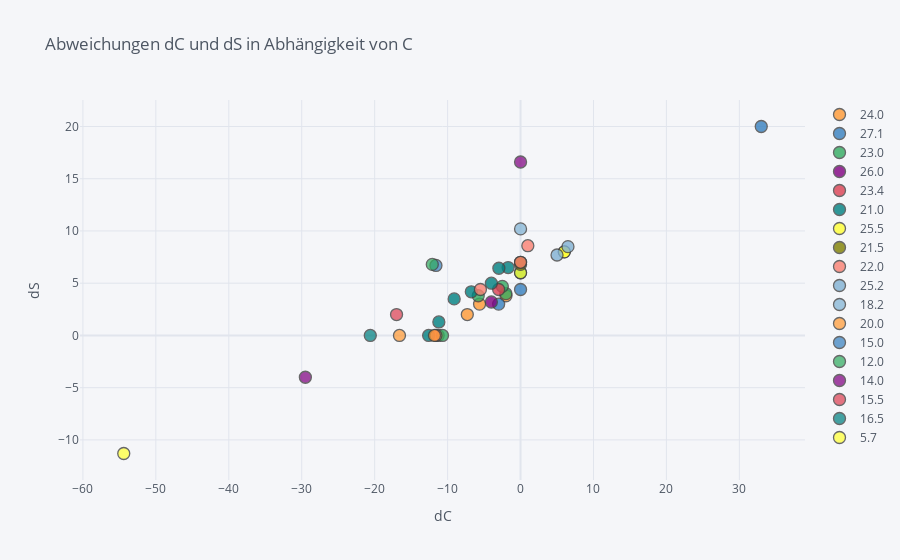

The notebook cell this image was saved under:
### Code cell
df.iplot(
x='dC',
y='dS',
# Specify the category
categories='C',
xTitle='dC',
yTitle='dS',
title='Abweichungen dC und dS in Abhängigkeit von C')
plt.show()

### Figure 1 — Plotly figure (JSON) as saved in the notebook; plotly's stock layout.template omitted (floating-point values rounded to 4 significant figures)
{"data": [{"marker": {"color": "rgba(255, 153, 51, 1.0)", "line": {"width": 1.3}, "opacity": 0.8, "size": 12, "symbol": "circle"}, "mode": "markers", "name": "24.0", "textfont": {"color": "#4D5663"}, "type": "scatter", "x": [-2.0, -5.62, -7.3, -11.3], "y": [3.8, 3.0, 2.0, 0.0]}, {"marker": {"color": "rgba(55, 128, 191, 1.0)", "line": {"width": 1.3}, "opacity": 0.8, "size": 12, "symbol": "circle"}, "mode": "markers", "name": "27.1", "textfont": {"color": "#4D5663"}, "type": "scatter", "x": [-3.0, 0.0, 33.0], "y": [3.0, 4.4, 20.0]}, {"marker": {"color": "rgba(50, 171, 96, 1.0)", "line": {"width": 1.3}, "opacity": 0.8, "size": 12, "symbol": "circle"}, "mode": "markers", "name": "23.0", "textfont": {"color": "#4D5663"}, "type": "scatter", "x": [-2.0, -2.5, -5.8, -10.7], "y": [4.0, 4.7, 3.8, 0.0]}, {"marker": {"color": "rgba(128, 0, 128, 1.0)", "line": {"width": 1.3}, "opacity": 0.8, "size": 12, "symbol": "circle"}, "mode": "markers", "name": "26.0", "textfont": {"color": "#4D5663"}, "type": "scatter", "x": [-4.0], "y": [3.2]}, {"marker": {"color": "rgba(219, 64, 82, 1.0)", "line": {"width": 1.3}, "opacity": 0.8, "size": 12, "symbol": "circle"}, "mode": "markers", "name": "23.4", "textfont": {"color": "#4D5663"}, "type": "scatter", "x": [-3.0], "y": [4.4]}, {"marker": {"color": "rgba(0, 128, 128, 1.0)", "line": {"width": 1.3}, "opacity": 0.8, "size": 12, "symbol": "circle"}, "mode": "markers", "name": "21.0", "textfont": {"color": "#4D5663"}, "type": "scatter", "x": [0.0, -4.0, -1.7, -2.97, -6.75, -9.1, -11.2, -12.6], "y": [6.0, 5.0, 6.5, 6.43, 4.18, 3.5, 1.29, 0.0]}, {"marker": {"color": "rgba(255, 255, 51, 1.0)", "line": {"width": 1.3}, "opacity": 0.8, "size": 12, "symbol": "circle"}, "mode": "markers", "name": "25.5", "textfont": {"color": "#4D5663"}, "type": "scatter", "x": [0.0, 6.0, 6.0], "y": [6.0, 8.0, 8.0]}, {"marker": {"color": "rgba(128, 128, 0, 1.0)", "line": {"width": 1.3}, "opacity": 0.8, "size": 12, "symbol": "circle"}, "mode": "markers", "name": "21.5", "textfont": {"color": "#4D5663"}, "type": "scatter", "x": [0.0, 0.0], "y": [6.8, 7.0]}, {"marker": {"color": "rgba(251, 128, 114, 1.0)", "line": {"width": 1.3}, "opacity": 0.8, "size": 12, "symbol": "circle"}, "mode": "markers", "name": "22.0", "textfont": {"color": "#4D5663"}, "type": "scatter", "x": [0.0, -5.5, 1.0, -11.6], "y": [7.0, 4.4, 8.59, 0.0]}, {"marker": {"color": "rgba(128, 177, 211, 1.0)", "line": {"width": 1.3}, "opacity": 0.8, "size": 12, "symbol": "circle"}, "mode": "markers", "name": "25.2", "textfont": {"color": "#4D5663"}, "type": "scatter", "x": [5.0, 6.5], "y": [7.7, 8.5]}, {"marker": {"color": "rgba(128, 177, 211, 0.8999999999999999)", "line": {"width": 1.3}, "opacity": 0.8, "size": 12, "symbol": "circle"}, "mode": "markers", "name": "18.2", "textfont": {"color": "#4D5663"}, "type": "scatter", "x": [0.0], "y": [10.2]}, {"marker": {"color": "rgba(255, 153, 51, 0.8999999999999999)", "line": {"width": 1.3}, "opacity": 0.8, "size": 12, "symbol": "circle"}, "mode": "markers", "name": "20.0", "textfont": {"color": "#4D5663"}, "type": "scatter", "x": [-11.8, -16.6], "y": [0.0, 0.0]}, {"marker": {"color": "rgba(55, 128, 191, 0.8999999999999999)", "line": {"width": 1.3}, "opacity": 0.8, "size": 12, "symbol": "circle"}, "mode": "markers", "name": "15.0", "textfont": {"color": "#4D5663"}, "type": "scatter", "x": [-11.6], "y": [6.7]}, {"marker": {"color": "rgba(50, 171, 96, 0.8999999999999999)", "line": {"width": 1.3}, "opacity": 0.8, "size": 12, "symbol": "circle"}, "mode": "markers", "name": "12.0", "textfont": {"color": "#4D5663"}, "type": "scatter", "x": [-12.1], "y": [6.8]}, {"marker": {"color": "rgba(128, 0, 128, 0.8999999999999999)", "line": {"width": 1.3}, "opacity": 0.8, "size": 12, "symbol": "circle"}, "mode": "markers", "name": "14.0", "textfont": {"color": "#4D5663"}, "type": "scatter", "x": [0.0, -29.5], "y": [16.6, -4.0]}, {"marker": {"color": "rgba(219, 64, 82, 0.8999999999999999)", "line": {"width": 1.3}, "opacity": 0.8, "size": 12, "symbol": "circle"}, "mode": "markers", "name": "15.5", "textfont": {"color": "#4D5663"}, "type": "scatter", "x": [-17.0], "y": [2.0]}, {"marker": {"color": "rgba(0, 128, 128, 0.8999999999999999)", "line": {"width": 1.3}, "opacity": 0.8, "size": 12, "symbol": "circle"}, "mode": "markers", "name": "16.5", "textfont": {"color": "#4D5663"}, "type": "scatter", "x": [-20.6], "y": [0.0]}, {"marker": {"color": "rgba(255, 255, 51, 0.8999999999999999)", "line": {"width": 1.3}, "opacity": 0.8, "size": 12, "symbol": "circle"}, "mode": "markers", "name": "5.7", "textfont": {"color": "#4D5663"}, "type": "scatter", "x": [-54.4], "y": [-11.3]}], "layout": {"legend": {"bgcolor": "#F5F6F9", "font": {"color": "#4D5663"}}, "paper_bgcolor": "#F5F6F9", "plot_bgcolor": "#F5F6F9", "title": {"font": {"color": "#4D5663"}, "text": "Abweichungen dC und dS in Abhängigkeit von C"}, "xaxis": {"gridcolor": "#E1E5ED", "showgrid": true, "tickfont": {"color": "#4D5663"}, "title": {"font": {"color": "#4D5663"}, "text": "dC"}, "zerolinecolor": "#E1E5ED"}, "yaxis": {"gridcolor": "#E1E5ED", "showgrid": true, "tickfont": {"color": "#4D5663"}, "title": {"font": {"color": "#4D5663"}, "text": "dS"}, "zerolinecolor": "#E1E5ED"}}}
